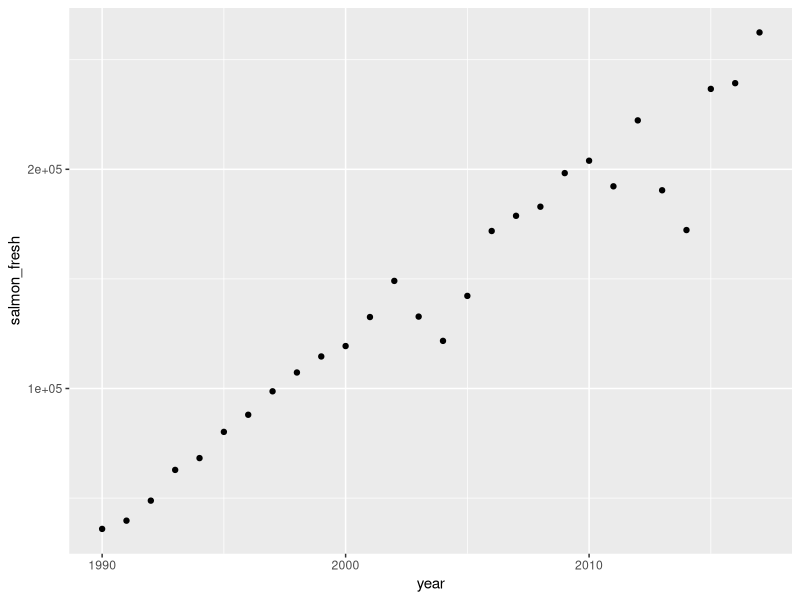
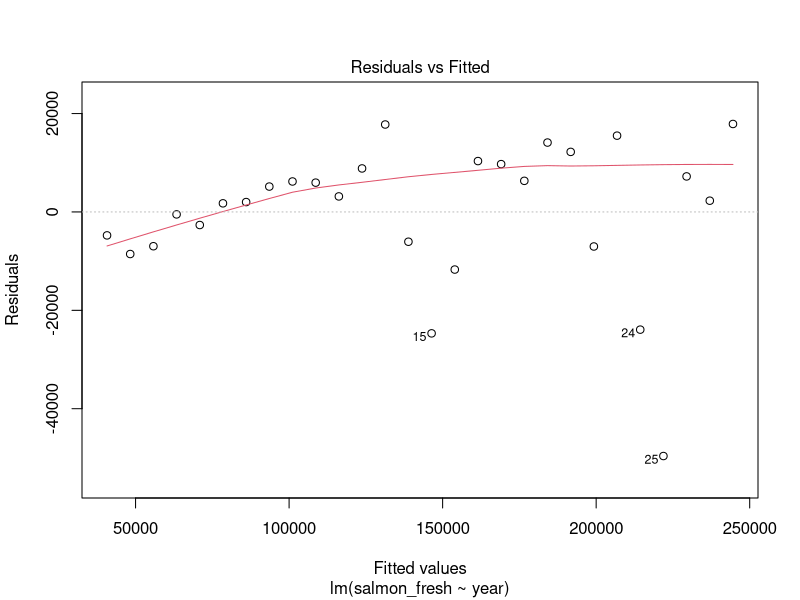
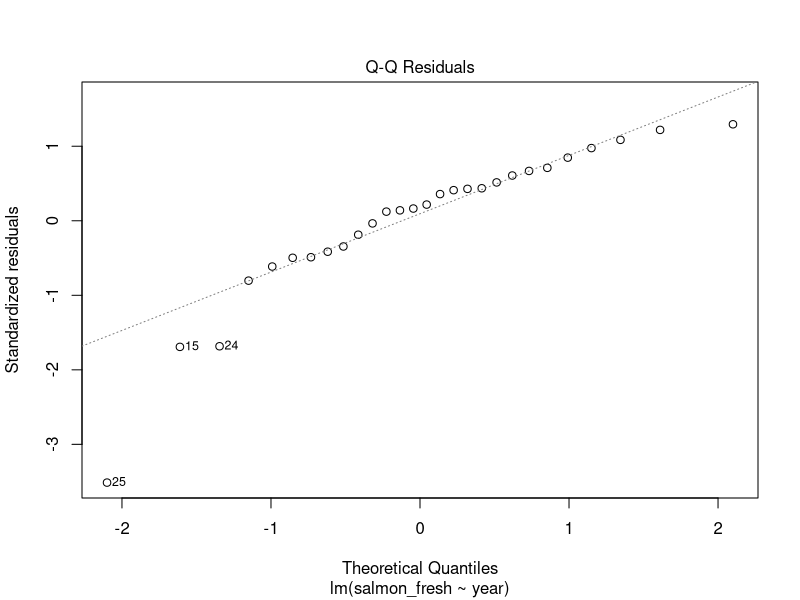
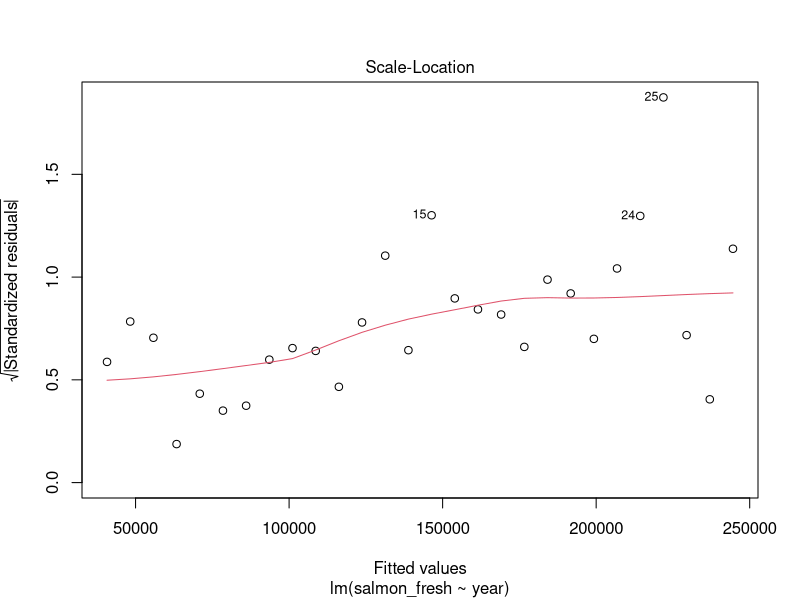
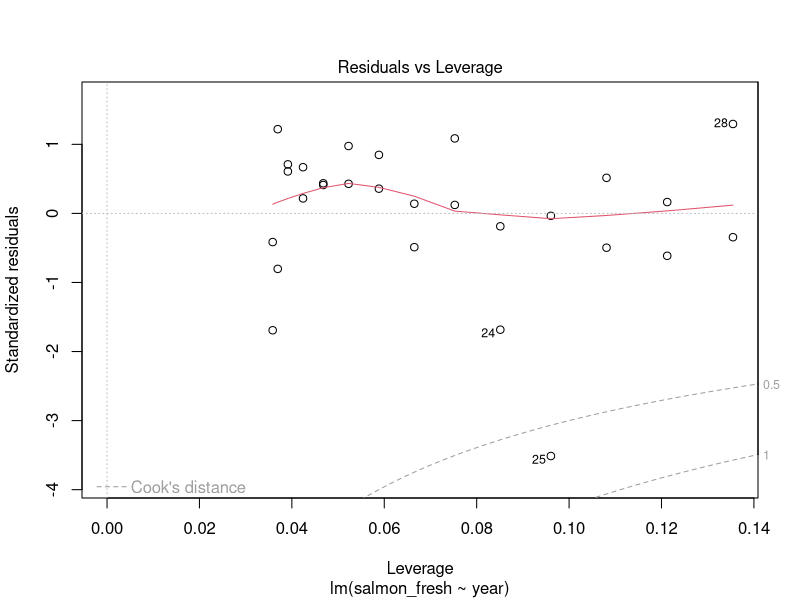
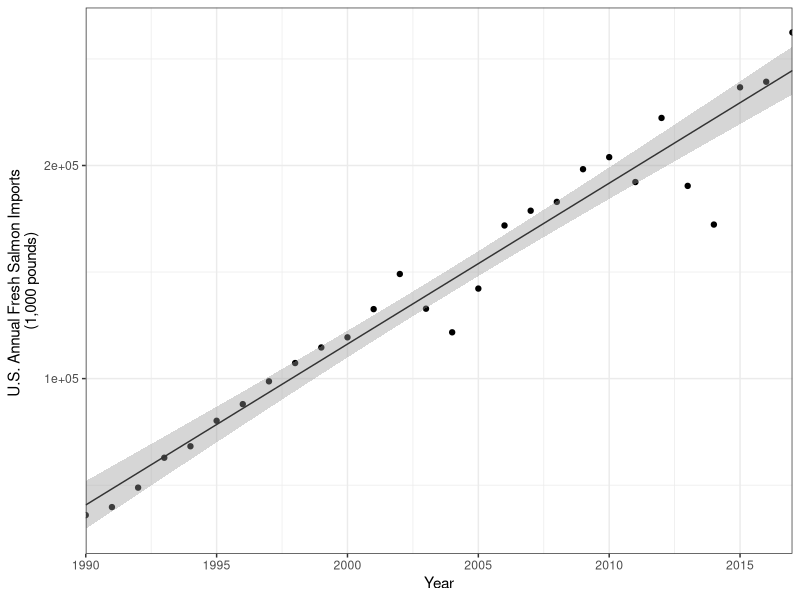

The R script that drew these images, in order:
## ---- chunk 1
knitr::opts_chunk$set(echo = TRUE)
## ---- chunk 2

#load the tidyverse and read in the salmon_imports data

library(tidyverse)

salmon <- read_csv("salmon_imports.csv")

## ---- chunk 3

salmon_scatter <- ggplot(salmon, aes(x=year, y=salmon_fresh)) +
  geom_point()
salmon_scatter

# Overall, this data has a very linear trend except for a weird deviation in about 2004 and 2012; generally it makes sense that the fresh salmon would increase linearly, probably only until a certain point where salmon stocks are limiting.

## ---- chunk 4

salmon_model <- lm(salmon_fresh ~ year, data=salmon)

salmon_model

# model linear formula: salmon imports (thousands) = -14982940 + 7550(year)


## ---- chunk 5
plot(salmon_model)

# The residuals appear to be normally distributed, based on the residual vs fitted plot that does not appear to have a patterns and the normal q-q that is very linear. 

## ---- chunk 6

summary(salmon_model)


## ---- chunk 7

salmon_final_graph <- ggplot(salmon, aes(x=year, y=salmon_fresh)) +
  geom_point() +
  geom_smooth(method=lm, se=TRUE, size=0.5, color = "gray20")+
  theme_bw() +
  scale_x_continuous(expand = c(0,0), limits = c(1990, 2017)) +
  labs(x="Year", y= "U.S. Annual Fresh Salmon Imports \n(1,000 pounds)")

salmon_final_graph

## ---- chunk 8

# create new dataframe with column "years" containing the ones that we want to predict
new_years<-data.frame(year=c(2022,2024,2026,2028))

# use this dataframe and the predict() function to find the new values for the model

future_predict <- predict(salmon_model,newdata=new_years,interval= "confidence")
future_predict

#bind this data and "new_years" data for a useful table of data

predictions <- data.frame(new_years, future_predict)
predictions

